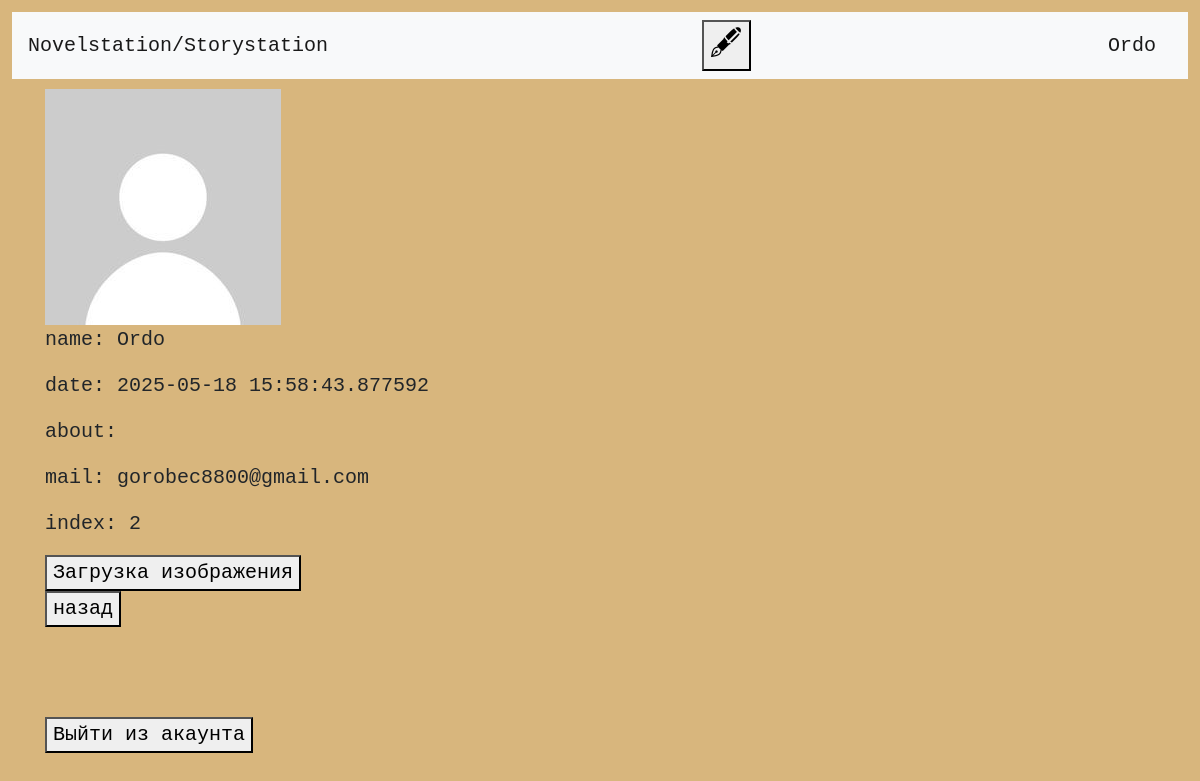
Page /profile/2 (signed in) on the committed database.
### data/users.py (models this page shows, shortened)
class User(SqlAlchemyBase, UserMixin):
    __tablename__ = 'users'
    id = sqlalchemy.Column(sqlalchemy.Integer, primary_key=True, autoincrement=True)
    name = sqlalchemy.Column(sqlalchemy.String(50), nullable=True)
    about = sqlalchemy.Column(sqlalchemy.String, nullable=True)
    email = sqlalchemy.Column(sqlalchemy.String, index=True, unique=True, nullable=True)
    hashed_password = sqlalchemy.Column(sqlalchemy.String, nullable=True)
    created_date = sqlalchemy.Column(sqlalchemy.DateTime, default=datetime.now)
    chapters = sqlalchemy.Column(sqlalchemy.String, nullable=True)
    img = sqlalchemy.Column(sqlalchemy.String, default='../static/0.jpg')

### server.py (the view)
@app.route('/profile/<int:user_id>')
@login_required
def profile(user_id):
    db_sess = db_session.create_session()
    user = db_sess.query(User).get(user_id)
    return render_template('profile.html', user=user, title=f"{user.name}'s Profile")

### data/db_session.py (called while the page is built)
def create_session() -> Session:
    global __factory
    return __factory()

### server.py (called while the page is built)
@login_manager.user_loader
def load_user(user_id):
    db_sess = db_session.create_session()
    return db_sess.query(User).get(user_id)

### templates/profile.html (shortened to what this page needs)
{% extends "base.html" %}
{% block head%}
<link rel="stylesheet" href="../static/base.css">
<link rel="stylesheet" href="../static/personal.css">
{% endblock %}
{% block content %}
<img src="{{ user.img }}" alt="1" width="236" height="236"/>
<p>name: {{ user.name }}</p>
<p>date: {{ user.created_date }}</p>
<p>about: {{ user.about }}</p>
<p>mail: {{ user.email }}</p>
<p>index: {{ user.id }}</p>
<div>
    <button onclick="openForm()">Загрузка изображения</button>
</div>
<form onclick="history.back()">
    <button>назад</button>
</form>
<br>
<br>
<br>
<form action="/logout">
    <button>Выйти из акаунта</button>
</form>
{% endblock %}

### templates/base.html (shortened to what this page needs)
<!doctype html>
<html lang="ru">
<head>
    <link rel="stylesheet"
          href="https://stackpath.bootstrapcdn.com/bootstrap/4.4.1/css/bootstrap.min.css"
>
    {% block head %}{% endblock %}
</head>
<body>
<header>
    <nav class="navbar navbar-light bg-light">
        <a class="navbar-brand" href="/">Novelstation/Storystation</a>
        {% if current_user.is_authenticated %}
        <form action="/personal/{{ current_user.id }}">
            <button style="font-size: 30px" type="text" required>🖋</button>
        </form>
        <a class="navbar-brand" href="/profile/{{ current_user.id }}">{{ current_user.name }}</a>
        {% else %}
        <p>
            <a class="btn btn-primary " href="/register">Зарегистрироваться</a>
            <a class="btn btn-success" href="/login">Войти</a>
        </p>
        {% endif %}
    </nav>
</header>
<main role="main" class="container">
    <div style="margin-top: 10px">
    {% block content %}{% endblock %}
    </div>
</main>
</body>
</html>

### static/base.css (style rules this page uses)
body { text-align: left; margin: 1vw; font-family: Courier New, Courier, sans-serif; font-size: 20px; background-color: #d8b67d; }

### rows in the picture
User: name "Ordo", img (picture), created_date "2025-05-18 15:58:43.877592", email "gorobec8800@gmail.com", id "2"
